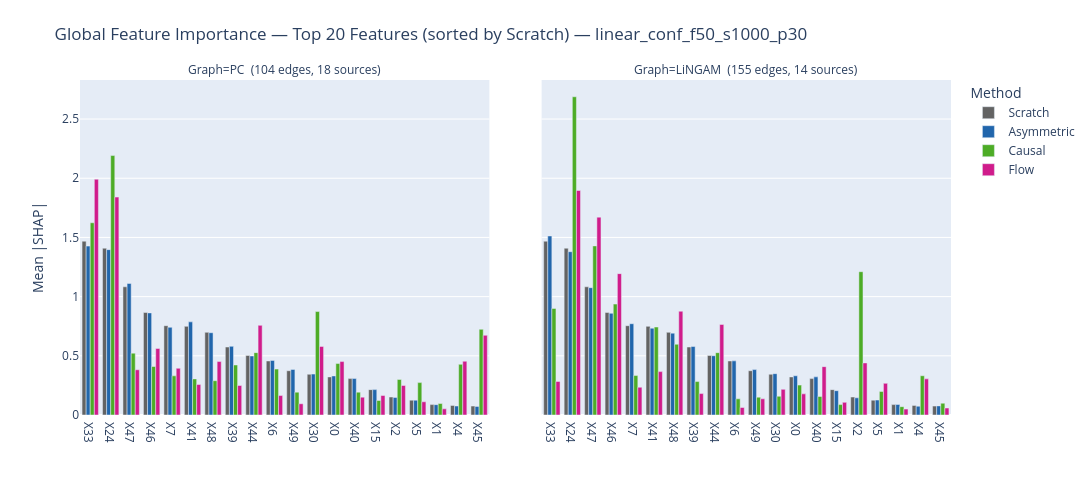

Notebook code for this chart:
### Markdown cell above
## 4. Global Feature Importance Comparison

Mean absolute SHAP value per feature.  
**Left panel** — ShapleyFromScratch + PC-graph methods.  
**Right panel** — ShapleyFromScratch + LiNGAM-graph methods.  
Features are sorted (left → right) by ShapleyFromScratch importance.

### Code cell
# ── Mean absolute SHAP per feature ───────────────────────────────────────
mean_abs = {name: np.abs(sv).mean(axis=0) for name, sv in shap_data.items()}

# Top-N features ranked by Scratch (module-level defaults)
scratch_rank = np.argsort(mean_abs["Scratch"])[::-1][:N_TOP_FEATURES]
top_features = [feature_names[i] for i in scratch_rank]


def _resolve_features(features=None):
    """Thin wrapper — delegates to analysis_utils.resolve_features."""
    return resolve_features(feature_names, scratch_rank, top_features, features)

# ── Method lists (used by scatter / instance cells below) ─────────────────
PC_METHODS     = ["Scratch", "Asymmetric (PC)",     "Causal (PC)",     "Flow (PC)"]
LINGAM_METHODS = ["Scratch", "Asymmetric (LiNGAM)", "Causal (LiNGAM)", "Flow (LiNGAM)"]


def plot_feature_importance(features=None):
    """
    Bar chart of mean |SHAP| per feature × method, split by graph type.

    Parameters
    ----------
    features : list of str, optional
        Feature names to display. Defaults to the top-N features ranked
        by Scratch (``N_TOP_FEATURES``).

    Examples
    --------
    >>> plot_feature_importance()                         # default: top-N by Scratch
    >>> plot_feature_importance(['X0', 'X5', 'X12'])      # specific features
    """
    feat_idx, feat_labels = _resolve_features(features)
    title_tag = f"Top {N_TOP_FEATURES}" if features is None else f"{len(feat_labels)}"

    rows = []
    for method in PC_METHODS:
        src_key = "Scratch" if method == "Scratch" else method
        if src_key not in mean_abs:
            continue
        label = method.replace(" (PC)", "")
        for fi in feat_idx:
            rows.append(dict(
                Feature=feature_names[fi],
                Method=label,
                Graph=f"PC  ({pc_edges} edges, {pc_sources} sources)",
                Importance=float(mean_abs[src_key][fi]),
            ))

    for method in LINGAM_METHODS:
        src_key = "Scratch" if method == "Scratch" else method
        if src_key not in mean_abs:
            continue
        label = method.replace(" (LiNGAM)", "")
        for fi in feat_idx:
            rows.append(dict(
                Feature=feature_names[fi],
                Method=label,
                Graph=f"LiNGAM  ({lingam_edges} edges, {lingam_sources} sources)",
                Importance=float(mean_abs[src_key][fi]),
            ))

    df_imp = pd.DataFrame(rows)
    df_imp["Feature"] = pd.Categorical(df_imp["Feature"], categories=feat_labels, ordered=True)

    fig = px.bar(
        df_imp,
        x="Feature", y="Importance", color="Method",
        barmode="group",
        facet_col="Graph",
        facet_col_spacing=0.06,
        category_orders={
            "Feature": feat_labels,
            "Method":  ["Scratch", "Asymmetric", "Causal", "Flow"],
        },
        color_discrete_map={
            "Scratch":     METHOD_COLORS["Scratch"],
            "Asymmetric":  METHOD_COLORS["Asymmetric"],
            "Causal":      METHOD_COLORS["Causal"],
            "Flow":        METHOD_COLORS["ShapleyFlow"],
        },
        labels={"Importance": "Mean |SHAP|", "Feature": ""},
        title=(
            f"Global Feature Importance — {title_tag} Features "
            f"(sorted by Scratch) — {DATASET}"
        ),
        height=480,
        width=1300,
    )
    fig.update_yaxes(matches="y")
    fig.update_layout(legend_title_text="Method", margin=dict(t=80, b=60))
    fig.show()
    return fig


# Default: top-N by Scratch
fig_imp = plot_feature_importance()

### Figure 1 — Plotly figure (JSON) as saved in the notebook; plotly's stock layout.template omitted (floating-point values rounded to 4 significant figures)
{"data": [{"alignmentgroup": "True", "hovertemplate": "Method=Scratch<br>Graph=PC  (104 edges, 18 sources)<br>=%{x}<br>Mean |SHAP|=%{y}<extra></extra>", "legendgroup": "Scratch", "marker": {"color": "#636363", "pattern": {"shape": ""}}, "name": "Scratch", "offsetgroup": "Scratch", "orientation": "v", "showlegend": true, "textposition": "auto", "type": "bar", "x": ["X33", "X24", "X47", "X46", "X7", "X41", "X48", "X39", "X44", "X6", "X49", "X30", "X0", "X40", "X15", "X2", "X5", "X1", "X4", "X45"], "xaxis": "x", "y": [1.468, 1.409, 1.083, 0.8657, 0.7544, 0.7487, 0.6983, 0.5742, 0.503, 0.4564, 0.3741, 0.344, 0.3217, 0.3075, 0.2143, 0.1518, 0.1256, 0.08785, 0.08109, 0.07534], "yaxis": "y"}, {"alignmentgroup": "True", "hovertemplate": "Method=Scratch<br>Graph=LiNGAM  (155 edges, 14 sources)<br>=%{x}<br>Mean |SHAP|=%{y}<extra></extra>", "legendgroup": "Scratch", "marker": {"color": "#636363", "pattern": {"shape": ""}}, "name": "Scratch", "offsetgroup": "Scratch", "orientation": "v", "showlegend": false, "textposition": "auto", "type": "bar", "x": ["X33", "X24", "X47", "X46", "X7", "X41", "X48", "X39", "X44", "X6", "X49", "X30", "X0", "X40", "X15", "X2", "X5", "X1", "X4", "X45"], "xaxis": "x2", "y": [1.468, 1.409, 1.083, 0.8657, 0.7544, 0.7487, 0.6983, 0.5742, 0.503, 0.4564, 0.3741, 0.344, 0.3217, 0.3075, 0.2143, 0.1518, 0.1256, 0.08785, 0.08109, 0.07534], "yaxis": "y2"}, {"alignmentgroup": "True", "hovertemplate": "Method=Asymmetric<br>Graph=PC  (104 edges, 18 sources)<br>=%{x}<br>Mean |SHAP|=%{y}<extra></extra>", "legendgroup": "Asymmetric", "marker": {"color": "#2166ac", "pattern": {"shape": ""}}, "name": "Asymmetric", "offsetgroup": "Asymmetric", "orientation": "v", "showlegend": true, "textposition": "auto", "type": "bar", "x": ["X33", "X24", "X47", "X46", "X7", "X41", "X48", "X39", "X44", "X6", "X49", "X30", "X0", "X40", "X15", "X2", "X5", "X1", "X4", "X45"], "xaxis": "x", "y": [1.427, 1.397, 1.111, 0.8626, 0.7408, 0.7868, 0.6951, 0.5801, 0.4987, 0.4614, 0.3847, 0.3457, 0.3301, 0.3079, 0.2145, 0.1487, 0.125, 0.08739, 0.07586, 0.07269], "yaxis": "y"}, {"alignmentgroup": "True", "hovertemplate": "Method=Asymmetric<br>Graph=LiNGAM  (155 edges, 14 sources)<br>=%{x}<br>Mean |SHAP|=%{y}<extra></extra>", "legendgroup": "Asymmetric", "marker": {"color": "#2166ac", "pattern": {"shape": ""}}, "name": "Asymmetric", "offsetgroup": "Asymmetric", "orientation": "v", "showlegend": false, "textposition": "auto", "type": "bar", "x": ["X33", "X24", "X47", "X46", "X7", "X41", "X48", "X39", "X44", "X6", "X49", "X30", "X0", "X40", "X15", "X2", "X5", "X1", "X4", "X45"], "xaxis": "x2", "y": [1.512, 1.38, 1.076, 0.8591, 0.7711, 0.7333, 0.6914, 0.5784, 0.5004, 0.4573, 0.3836, 0.3492, 0.3314, 0.3221, 0.2055, 0.1453, 0.1265, 0.08905, 0.07426, 0.07702], "yaxis": "y2"}, {"alignmentgroup": "True", "hovertemplate": "Method=Causal<br>Graph=PC  (104 edges, 18 sources)<br>=%{x}<br>Mean |SHAP|=%{y}<extra></extra>", "legendgroup": "Causal", "marker": {"color": "#4dac26", "pattern": {"shape": ""}}, "name": "Causal", "offsetgroup": "Causal", "orientation": "v", "showlegend": true, "textposition": "auto", "type": "bar", "x": ["X33", "X24", "X47", "X46", "X7", "X41", "X48", "X39", "X44", "X6", "X49", "X30", "X0", "X40", "X15", "X2", "X5", "X1", "X4", "X45"], "xaxis": "x", "y": [1.624, 2.192, 0.5224, 0.4097, 0.331, 0.305, 0.2897, 0.4224, 0.5269, 0.3879, 0.1932, 0.874, 0.4346, 0.1931, 0.1227, 0.3003, 0.2735, 0.09689, 0.428, 0.7238], "yaxis": "y"}, {"alignmentgroup": "True", "hovertemplate": "Method=Causal<br>Graph=LiNGAM  (155 edges, 14 sources)<br>=%{x}<br>Mean |SHAP|=%{y}<extra></extra>", "legendgroup": "Causal", "marker": {"color": "#4dac26", "pattern": {"shape": ""}}, "name": "Causal", "offsetgroup": "Causal", "orientation": "v", "showlegend": false, "textposition": "auto", "type": "bar", "x": ["X33", "X24", "X47", "X46", "X7", "X41", "X48", "X39", "X44", "X6", "X49", "X30", "X0", "X40", "X15", "X2", "X5", "X1", "X4", "X45"], "xaxis": "x2", "y": [0.8998, 2.688, 1.429, 0.9369, 0.3334, 0.7432, 0.5976, 0.2824, 0.5266, 0.1365, 0.1509, 0.1584, 0.2524, 0.1565, 0.08798, 1.211, 0.1991, 0.07034, 0.3317, 0.09962], "yaxis": "y2"}, {"alignmentgroup": "True", "hovertemplate": "Method=Flow<br>Graph=PC  (104 edges, 18 sources)<br>=%{x}<br>Mean |SHAP|=%{y}<extra></extra>", "legendgroup": "Flow", "marker": {"color": "#d01c8b", "pattern": {"shape": ""}}, "name": "Flow", "offsetgroup": "Flow", "orientation": "v", "showlegend": true, "textposition": "auto", "type": "bar", "x": ["X33", "X24", "X47", "X46", "X7", "X41", "X48", "X39", "X44", "X6", "X49", "X30", "X0", "X40", "X15", "X2", "X5", "X1", "X4", "X45"], "xaxis": "x", "y": [1.992, 1.841, 0.3821, 0.562, 0.3947, 0.2574, 0.4515, 0.2491, 0.7573, 0.1642, 0.09513, 0.5794, 0.4513, 0.1509, 0.1645, 0.2495, 0.1118, 0.05201, 0.454, 0.6732], "yaxis": "y"}, {"alignmentgroup": "True", "hovertemplate": "Method=Flow<br>Graph=LiNGAM  (155 edges, 14 sources)<br>=%{x}<br>Mean |SHAP|=%{y}<extra></extra>", "legendgroup": "Flow", "marker": {"color": "#d01c8b", "pattern": {"shape": ""}}, "name": "Flow", "offsetgroup": "Flow", "orientation": "v", "showlegend": false, "textposition": "auto", "type": "bar", "x": ["X33", "X24", "X47", "X46", "X7", "X41", "X48", "X39", "X44", "X6", "X49", "X30", "X0", "X40", "X15", "X2", "X5", "X1", "X4", "X45"], "xaxis": "x2", "y": [0.2835, 1.896, 1.671, 1.194, 0.2345, 0.3665, 0.8767, 0.1811, 0.7649, 0.06339, 0.1366, 0.2165, 0.1786, 0.4086, 0.1067, 0.44, 0.2676, 0.04994, 0.3052, 0.05907], "yaxis": "y2"}], "layout": {"annotations": [{"font": {}, "showarrow": false, "text": "Graph=PC  (104 edges, 18 sources)", "x": 0.235, "xanchor": "center", "xref": "paper", "y": 1, "yanchor": "bottom", "yref": "paper"}, {"font": {}, "showarrow": false, "text": "Graph=LiNGAM  (155 edges, 14 sources)", "x": 0.765, "xanchor": "center", "xref": "paper", "y": 1, "yanchor": "bottom", "yref": "paper"}], "barmode": "group", "height": 480, "legend": {"title": {"text": "Method"}, "tracegroupgap": 0}, "margin": {"b": 60, "t": 80}, "title": {"text": "Global Feature Importance — Top 20 Features (sorted by Scratch) — linear_conf_f50_s1000_p30"}, "width": 1300, "xaxis": {"anchor": "y", "categoryarray": ["X33", "X24", "X47", "X46", "X7", "X41", "X48", "X39", "X44", "X6", "X49", "X30", "X0", "X40", "X15", "X2", "X5", "X1", "X4", "X45"], "categoryorder": "array", "domain": [0, 0.47], "title": {"text": ""}}, "xaxis2": {"anchor": "y2", "categoryarray": ["X33", "X24", "X47", "X46", "X7", "X41", "X48", "X39", "X44", "X6", "X49", "X30", "X0", "X40", "X15", "X2", "X5", "X1", "X4", "X45"], "categoryorder": "array", "domain": [0.53, 1], "matches": "x", "title": {"text": ""}}, "yaxis": {"anchor": "x", "domain": [0, 1], "matches": "y", "title": {"text": "Mean |SHAP|"}}, "yaxis2": {"anchor": "x2", "domain": [0, 1], "matches": "y", "showticklabels": false}}}
